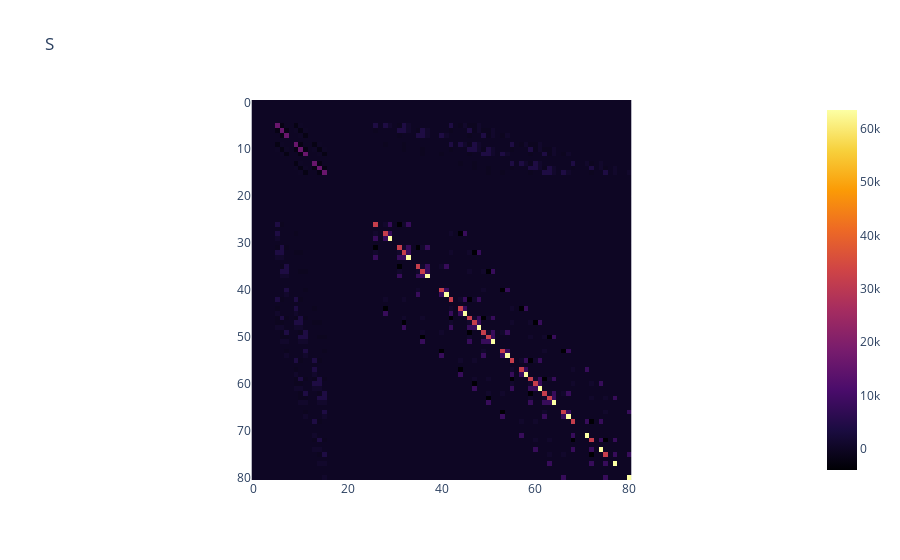
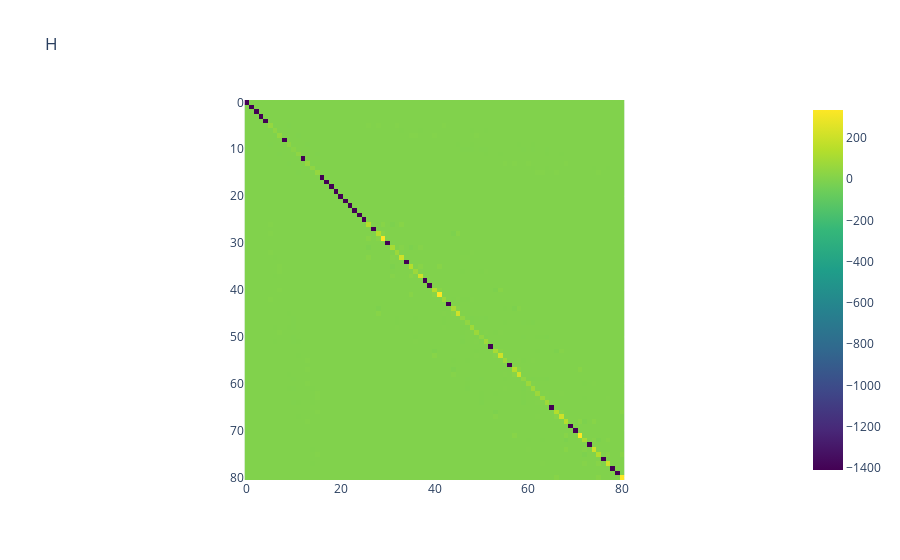

The notebook cell these images were saved under, in order:
### Markdown cell above
# Macierze globalne

### Code cell
Sinit, Hinit = Utilis.Gmatrix(N, nlg, wezly, a)
S, H = Utilis.Gboundary(N, Sinit, Hinit, nlg, wezly)

fig_S = px.imshow(S, title="S", color_continuous_scale= 'inferno')
fig_S.show()

fig_H = px.imshow(H, title="H", color_continuous_scale= 'viridis')
fig_H.show()

### Figure 1 — Plotly figure (JSON) as saved in the notebook; plotly's stock layout.template omitted (floating-point values rounded to 4 significant figures; data arrays with more than 128 entries replaced by an {"elided": "..."} marker saying what was removed)
{"data": [{"coloraxis": "coloraxis", "hovertemplate": "x: %{x}<br>y: %{y}<br>color: %{z}<extra></extra>", "name": "0", "type": "heatmap", "xaxis": "x", "yaxis": "y", "z": {"elided": "81x81 float values"}}], "layout": {"coloraxis": {"colorscale": [[0, "#000004"], [0.1111, "#1b0c41"], [0.2222, "#4a0c6b"], [0.3333, "#781c6d"], [0.4444, "#a52c60"], [0.5556, "#cf4446"], [0.6667, "#ed6925"], [0.7778, "#fb9b06"], [0.8889, "#f7d13d"], [1, "#fcffa4"]]}, "title": {"text": "S"}, "xaxis": {"anchor": "y", "constrain": "domain", "domain": [0, 1], "scaleanchor": "y"}, "yaxis": {"anchor": "x", "autorange": "reversed", "constrain": "domain", "domain": [0, 1]}}}

### Figure 2 — Plotly figure (JSON) as saved in the notebook; plotly's stock layout.template omitted (floating-point values rounded to 4 significant figures; data arrays with more than 128 entries replaced by an {"elided": "..."} marker saying what was removed)
{"data": [{"coloraxis": "coloraxis", "hovertemplate": "x: %{x}<br>y: %{y}<br>color: %{z}<extra></extra>", "name": "0", "type": "heatmap", "xaxis": "x", "yaxis": "y", "z": {"elided": "81x81 float values"}}], "layout": {"coloraxis": {"colorscale": [[0, "#440154"], [0.1111, "#482878"], [0.2222, "#3e4989"], [0.3333, "#31688e"], [0.4444, "#26828e"], [0.5556, "#1f9e89"], [0.6667, "#35b779"], [0.7778, "#6ece58"], [0.8889, "#b5de2b"], [1, "#fde725"]]}, "title": {"text": "H"}, "xaxis": {"anchor": "y", "constrain": "domain", "domain": [0, 1], "scaleanchor": "y"}, "yaxis": {"anchor": "x", "autorange": "reversed", "constrain": "domain", "domain": [0, 1]}}}
